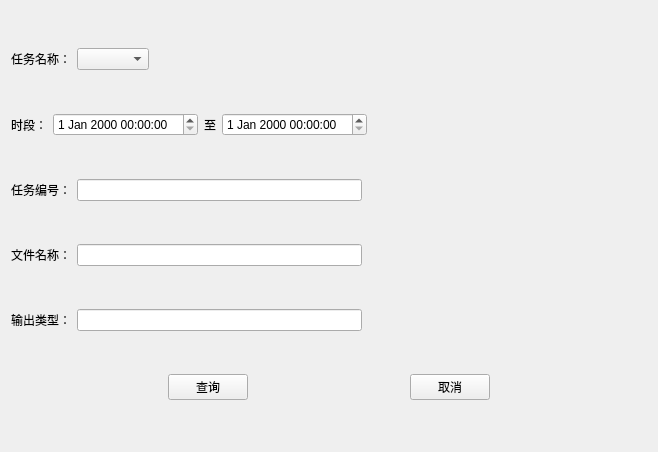
<?xml version="1.0" encoding="UTF-8"?>
<ui version="4.0">
 <class>QueryDialog_CXY</class>
 <widget class="QWidget" name="QueryDialog_CXY">
  <property name="geometry">
   <rect>
    <x>0</x>
    <y>0</y>
    <width>658</width>
    <height>452</height>
   </rect>
  </property>
  <property name="windowTitle">
   <string>Form</string>
  </property>
  <layout class="QVBoxLayout" name="verticalLayout">
   <item>
    <layout class="QHBoxLayout" name="horizontalLayout_6">
     <item>
      <widget class="QLabel" name="label">
       <property name="text">
        <string>任务名称：</string>
       </property>
      </widget>
     </item>
     <item>
      <widget class="QComboBox" name="comboBox"/>
     </item>
     <item>
      <spacer name="horizontalSpacer_7">
       <property name="orientation">
        <enum>Qt::Horizontal</enum>
       </property>
       <property name="sizeHint" stdset="0">
        <size>
         <width>40</width>
         <height>20</height>
        </size>
       </property>
      </spacer>
     </item>
    </layout>
   </item>
   <item>
    <layout class="QHBoxLayout" name="horizontalLayout_5">
     <item>
      <widget class="QLabel" name="label_2">
       <property name="text">
        <string>时段：</string>
       </property>
      </widget>
     </item>
     <item>
      <widget class="QDateTimeEdit" name="startDateTimeEdit"/>
     </item>
     <item>
      <widget class="QLabel" name="label_6">
       <property name="text">
        <string>至</string>
       </property>
      </widget>
     </item>
     <item>
      <widget class="QDateTimeEdit" name="endDateTimeEdit"/>
     </item>
     <item>
      <spacer name="horizontalSpacer_8">
       <property name="orientation">
        <enum>Qt::Horizontal</enum>
       </property>
       <property name="sizeHint" stdset="0">
        <size>
         <width>40</width>
         <height>20</height>
        </size>
       </property>
      </spacer>
     </item>
    </layout>
   </item>
   <item>
    <layout class="QHBoxLayout" name="horizontalLayout_4">
     <item>
      <widget class="QLabel" name="label_3">
       <property name="text">
        <string>任务编号：</string>
       </property>
      </widget>
     </item>
     <item>
      <widget class="QLineEdit" name="taskNumLineEdit"/>
     </item>
     <item>
      <spacer name="horizontalSpacer_6">
       <property name="orientation">
        <enum>Qt::Horizontal</enum>
       </property>
       <property name="sizeHint" stdset="0">
        <size>
         <width>40</width>
         <height>20</height>
        </size>
       </property>
      </spacer>
     </item>
    </layout>
   </item>
   <item>
    <layout class="QHBoxLayout" name="horizontalLayout_3">
     <item>
      <widget class="QLabel" name="label_4">
       <property name="text">
        <string>文件名称：</string>
       </property>
      </widget>
     </item>
     <item>
      <widget class="QLineEdit" name="fileNameLineEdit"/>
     </item>
     <item>
      <spacer name="horizontalSpacer_5">
       <property name="orientation">
        <enum>Qt::Horizontal</enum>
       </property>
       <property name="sizeHint" stdset="0">
        <size>
         <width>40</width>
         <height>20</height>
        </size>
       </property>
      </spacer>
     </item>
    </layout>
   </item>
   <item>
    <layout class="QHBoxLayout" name="horizontalLayout_2">
     <item>
      <widget class="QLabel" name="label_5">
       <property name="text">
        <string>输出类型：</string>
       </property>
      </widget>
     </item>
     <item>
      <widget class="QLineEdit" name="outputTypeLineEdit"/>
     </item>
     <item>
      <spacer name="horizontalSpacer_4">
       <property name="orientation">
        <enum>Qt::Horizontal</enum>
       </property>
       <property name="sizeHint" stdset="0">
        <size>
         <width>40</width>
         <height>20</height>
        </size>
       </property>
      </spacer>
     </item>
    </layout>
   </item>
   <item>
    <layout class="QHBoxLayout" name="horizontalLayout">
     <item>
      <spacer name="horizontalSpacer">
       <property name="orientation">
        <enum>Qt::Horizontal</enum>
       </property>
       <property name="sizeHint" stdset="0">
        <size>
         <width>40</width>
         <height>20</height>
        </size>
       </property>
      </spacer>
     </item>
     <item>
      <widget class="QPushButton" name="pushButton">
       <property name="text">
        <string>查询</string>
       </property>
      </widget>
     </item>
     <item>
      <spacer name="horizontalSpacer_2">
       <property name="orientation">
        <enum>Qt::Horizontal</enum>
       </property>
       <property name="sizeHint" stdset="0">
        <size>
         <width>40</width>
         <height>20</height>
        </size>
       </property>
      </spacer>
     </item>
     <item>
      <widget class="QPushButton" name="pushButton_2">
       <property name="text">
        <string>取消</string>
       </property>
      </widget>
     </item>
     <item>
      <spacer name="horizontalSpacer_3">
       <property name="orientation">
        <enum>Qt::Horizontal</enum>
       </property>
       <property name="sizeHint" stdset="0">
        <size>
         <width>40</width>
         <height>20</height>
        </size>
       </property>
      </spacer>
     </item>
    </layout>
   </item>
  </layout>
 </widget>
 <resources/>
 <connections/>
</ui>
